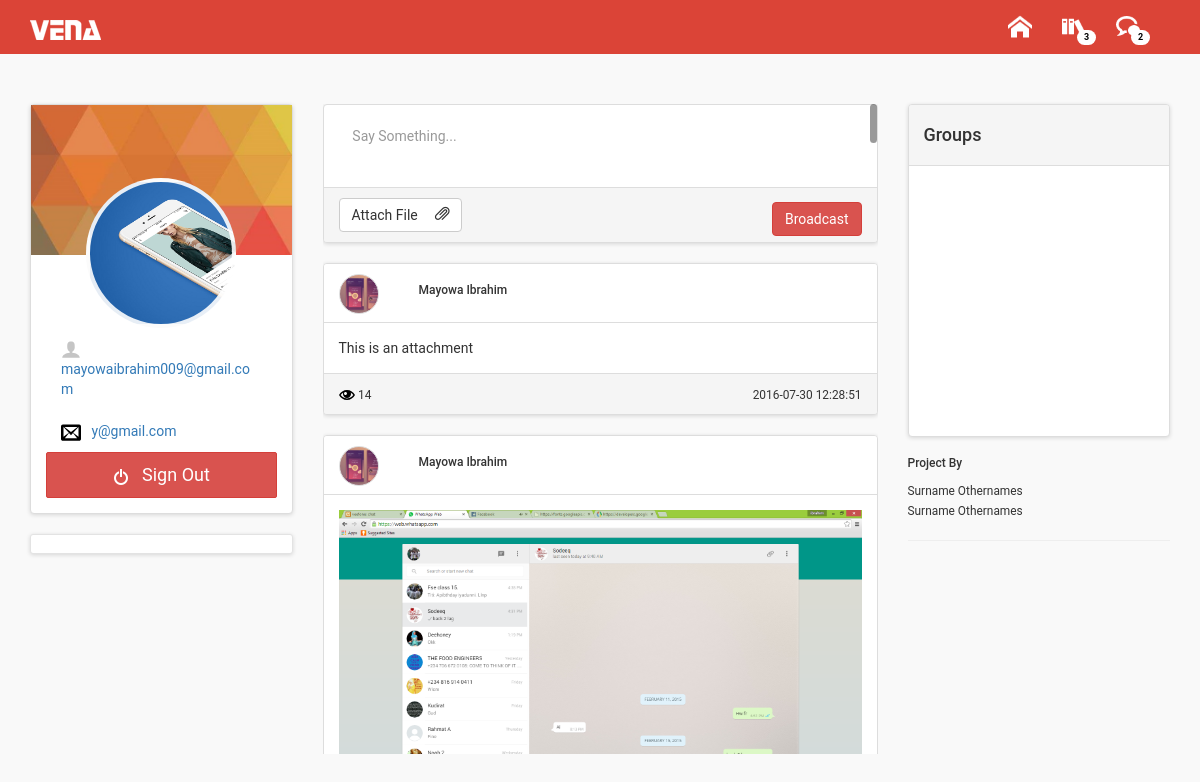
Page /action/index.php (signed in) on the committed database.
### tables this page shows
CREATE TABLE IF NOT EXISTS `user` (
  `id` int(11) NOT NULL AUTO_INCREMENT,
  `name` varchar(200) NOT NULL,
  `username` varchar(100) NOT NULL,
  `password` varchar(100) NOT NULL,
  `email` varchar(100) NOT NULL,
  `ac_level` int(11) NOT NULL DEFAULT '0',
  `boss` varchar(200) NOT NULL,
  `ppix` varchar(200) NOT NULL,
  UNIQUE KEY `id` (`id`)
);

CREATE TABLE IF NOT EXISTS `broadcast` (
  `bid` int(11) NOT NULL AUTO_INCREMENT,
  `uid` varchar(100) NOT NULL,
  `text` varchar(500) NOT NULL,
  `file` varchar(200) NOT NULL,
  `date_time` varchar(100) NOT NULL,
  PRIMARY KEY (`bid`),
  UNIQUE KEY `bid` (`bid`)
);

### config.php (the view, shortened to what this page needs)
<?php
if(isset($_SESSION["uid"])){
$id=$_SESSION["uid"];
}
else {
}
$con = mysqli_connect('localhost','root','','vena');
function allgrp(){
	global $con;
	global $id;
	$rec ="";
	$group_q= mysqli_query($con, "SELECT groups.*,user.boss FROM user LEFT JOIN groups ON groups.created_by = user.boss or groups.created_by='$id' WHERE user.id='$id' ");
	if(mysqli_num_rows($group_q)){
	while($group_q1 = mysqli_fetch_array($group_q)){
	$rec .= "	<div class=\"well well-sm\">
$group_q1[name]
<button class=\"add-to-group\" gid=\"$group_q1[gid]\">
<span class=\"glyphicon glyphicon-plus\" aria-hidden=\"true\"></span>
</button>
</div>";
}
	}
	return $rec;
}
function broadcast(){
	global $con;
	global $id;
	$rec ="";
	$group_q= mysqli_query($con, "SELECT broadcast.*,user.* FROM broadcast
LEFT JOIN user ON broadcast.uid=user.id
WHERE uid IN (Select joined_user from group_join where gid IN (Select gid from group_join where joined_user = '$id')) ORDER BY broadcast.bid DESC");
	if(mysqli_num_rows($group_q)){
	while($group_q1 = mysqli_fetch_array($group_q)){
$ext = substr(strrchr($group_q1['file'], "."), 1);
$ext = strtolower($ext);
	if($ext=='mp4'){
		$rec .= "
<div class=\"panel panel-default each-broadcast\">
 <div class=\"panel-heading\"><div class=\"thumbnail small-thumb\" style=\"background-image:url(img/ppix/$group_q1[ppix]); background-size:cover;\"></div><h6>$group_q1[name]</h6> </div>
  <div class=\"panel-body\">
  <div class=\"broadcast-vid\"><video src=\"attachments/$group_q1[file]\" controls> Not dupported </video></div>
   $group_q1[text]
  </div>
  <div class=\"panel-footer\"><img src=\"img/svg/eye.svg\" style=\"fill: #666666\" width=\"16\" height=\"16\" /> <small>14</small>  <div class=\"pull-right\"><small>$group_q1[date_time]</small></div> </div>
</div>";
	}
if($ext=='jpg' || $ext=='png'){
$rec .= "<div class=\"panel panel-default each-broadcast\">
 <div class=\"panel-heading\"><div class=\"thumbnail small-thumb\" style=\"background-image:url(img/ppix/$group_q1[ppix]); background-size:cover;\"></div><h6>$group_q1[name]</h6> </div>
  <div class=\"panel-body\">
  <div class=\"broadcast-pix\"><img src=\"attachments/$group_q1[file]\" /></div>
  $group_q1[text]
  </div>
  <div class=\"panel-footer\"><img src=\"img/svg/eye.svg\" style=\"fill: #666666\" width=\"16\" height=\"16\" /> <small>14</small>  <div class=\"pull-right\"><small>$group_q1[date_time]</small></div> </div>
</div>";
	}
if($ext=='doc'){
$rec .= "<div class=\"panel panel-default each-broadcast\">
 <div class=\"panel-heading\"><div class=\"thumbnail small-thumb\" style=\"background-image:url(img/ppix/$group_q1[ppix]); background-size:cover;\"></div><h6>$group_q1[name]</h6> </div>
  <div class=\"panel-body\">
 $group_q1[text]
 <a href=\"attachments/$group_q1[file]\" class=\"filetype-wrap\">
 <div class=\"well-sm\" style=\"padding-left: 50px; border-top: 1px solid #E3E3E3\"><img src=\"img/ftype/doc.png\" width=\"42\" style=\"border-right: 1px solid #E3E3E3;\"> A File is attached</div></a>
  </div>
  <div class=\"panel-footer\"><img src=\"img/svg/eye.svg\" style=\"fill: #666666\" width=\"16\" height=\"16\" /> <small>14</small>  <div class=\"pull-right\"><small>$group_q1[date_time]</small></div> </div>
</div>";
	}
	elseif ($ext=='') {
		$rec .= "
<div class=\"panel panel-default each-broadcast\">
 <div class=\"panel-heading\"><div class=\"thumbnail small-thumb\" style=\"background-image:url(img/ppix/$group_q1[ppix]); background-size:cover;\"></div><h6>$group_q1[name]</h6> </div>
  <div class=\"panel-body\">
   $group_q1[text]
  </div>
  <div class=\"panel-footer\"><img src=\"img/svg/eye.svg\" style=\"fill: #666666\" width=\"16\" height=\"16\" /> <small>14</small>  <div class=\"pull-right\"><small>$group_q1[date_time]</small></div> </div>
</div>";
	}
}
	}
	return $rec;
}
?>

### index.php (shortened to what this page needs)
<?php
include 'config.php';
?>
<!doctype html>
<html>
<head>
<link rel="stylesheet" href="css/bootstrap.min.css" />
<link rel="stylesheet" href="css/vena.css" />
</head>
<body>
<div class="top-menu">
<?php
include'includes/top.php';
?>
</div>
<div class="content">
<div class="container">
<div class="row">
<div class="col-md-3 user-details">
<?php
include'includes/left.php';
?>
</div>
<div class="col-md-6 broadcast">
<div class="broadcast-wrap">
<div class="panel panel-default post-broadcast">
<form method="POST" action="action/add-broadcast.php" id="broadcast-form" enctype="multipart/form-data" runat="server">
  <div class="panel-body">
   <div class="input-group">
      <textarea class="form-control broadcast-text" name="broadcasttext" placeholder="Say Something..."></textarea>
    </div>
  </div>
  <div class="panel-footer">
   <div class="input-group ">
      <a class="btn btn-default" id="btn-file">Attach File &nbsp;&nbsp;&nbsp;&nbsp;<span class="glyphicon glyphicon-paperclip" aria-hidden="true"></span></a>
      </div>
      <button class="btn btn-danger" id="br-btn" >Broadcast</button>
       </div>
       </form>
</div>
<?php echo broadcast()
	?>
</div>
</div>
<div class="col-md-3 group">
<div class="panel panel-default">
<div class="panel-heading"><h4>Groups</h4></div>
<div class="group-wrap" >
  <div class="panel-body" >
  <?php echo allgrp();
 ?>
</div>
</div>
</div>
<h6>Project By</h6>
<small>Surname Othernames<br>Surname Othernames</small>
<hr>
</div>
</div>
</div>
</div>
</body>
</html>

### includes/top.php (shortened to what this page needs)
<div class="container">
<nav class="navbar navbar-default">
  <div class="container-fluid">
    <div class="navbar-header">
      <a class="navbar-brand" href="#">Brand</a>
    </div>
    <div class="collapse navbar-collapse" id="bs-example-navbar-collapse-1">
      <ul class="nav navbar-nav navbar-right">
        <li><a href="index.php"><img src="img/home.png" /></a></li>
        <li><a href="library.php" title="Vena Library"><img src="img/clipboard.png" /><span class="badge">3</span></a></li>
        <li><a href="chat.php"><img src="img/bubbles3.png" /><span class="badge">2</span></a></li>
      </ul>
    </div>
  </div>
</nav>
</div>

### includes/left.php (shortened to what this page needs)
<div class="panel panel-default">
  <div class="panel-body" style="word-wrap:break-word;">
      <div class="thumbnail" style="background:#DBDBDB url(img/ppix/<?php
	$group_q= mysqli_query($con, "SELECT * FROM user WHERE id='$id'");
	if(mysqli_num_rows($group_q)){
	while($user= mysqli_fetch_array($group_q)){
	$record = $user["ppix"];
	echo $record;
		}} ?>) no-repeat; background-size: cover; margin-top: -40%; border: 4px solid rgba(255,255,255,0.89);"></div>
    <ul class="nav nav-stacked">
  <li role="presentation" class="active"><a href="#"><img src="img/svg/user.svg" width="20" style="fill: #494949" />&nbsp;&nbsp; <?php
  	$group_q= mysqli_query($con, "SELECT * FROM user WHERE id='$id'");
	if(mysqli_num_rows($group_q)){
	while($user= mysqli_fetch_array($group_q)){
	$record = $user["username"];
	echo $record;
		}} ?></a></li>
  <li role="presentation"><a href="#"><img src="img/svg/envelop.svg"  width="20" style="fill: #494949" />&nbsp;&nbsp; <?php
  	$group_q= mysqli_query($con, "SELECT * FROM user WHERE id='$id'");
	if(mysqli_num_rows($group_q)){
	while($user= mysqli_fetch_array($group_q)){
	$record = $user["email"];
	echo $record;
		}} ?></a></li>
</ul>
    <a href="sign-out.php" class="btn btn-danger btn-lg"><img src="img/switch.png" width="16" />&nbsp;&nbsp; Sign Out</a>
  </div>
</div>
<div class=" well well-sm boss" >
</div>

### css/vena.css (style rules this page uses)
body { background-color:#F9F9F9; color: #333333; font-family: 'Roboto',RobotoDraft,Helvetica,Arial,sans-serif; }
.top-menu { background-color: #db4437; }
.top-menu .navbar-brand { background: url(../img/brand.png) no-repeat; text-indent: -99999px; width: 71px; height: 20px; margin-top: 20px; }
.top-menu .navbar-default { background: none; border: none; }
.top-menu .navbar { margin-bottom: 0px; }
.top-menu .nav>li a img { width: 24px; height:auto; }
.top-menu .nav>li a .badge { font-size:9px; position:absolute; top: 30px; left: 30px; background-color:#FFFFFF; color:#000000; }
.content { padding-top: 50px; }
.user-details .thumbnail { width: 150px; height: 150px; border-radius: 50%; margin: auto; }
.user-details .btn-lg { width: 100%; border-radius: 2px; }
.post-broadcast .panel-body textarea { width: 280%; min-height: 50px; border: none; box-shadow: none; overflow: hidden; resize: none; }
#br-btn { position: relative; top: -30px; float: right; }
.broadcast-pix img, .broadcast-vid video { width: 100%; height: auto; display: block; margin: auto; margin-bottom: 20px; }
.broadcast .small-thumb { width: 40px; height:40px; margin-right: 40px; vertical-align:middle; float:left; border-radius: 50%; }
.each-broadcast .panel-heading { padding-bottom: 15px; background-color: #FFFFFF; }
.group .group-wrap { padding: 0px 15px; *background-color:#F7F7F7; }
.group .group-wrap .panel-body { padding: 15px 0px; }
.group .well-sm { border-left: none; border-right: none; box-shadow: none; position: relative; background-color: #FFFFFF; }
.group .well:first-child { border-top: none }
.group .well:last-child { border-bottom: none }
.group .well { margin: 0px; border-top: 1px solid #e3e3e3; border-bottom: none }
.group .panel .panel-body { padding: 0px; }
.boss { background-color: #FFFFFF; box-shadow : 0 1px 4px 0 rgba(0,0,0,0.14); }
.panel { box-shadow : 0 1px 4px 0 rgba(0,0,0,0.14) }

### rows in the picture
user: ppix (picture), username "mayowaibrahim009@gmail.com", email "y@gmail.com"
broadcast: uid.ppix (picture), uid.name "Mayowa Ibrahim", text "This is an attachment", date_time "2016-07-30 12:28:51"
broadcast: uid.ppix (picture), uid.name "Mayowa Ibrahim", file (picture)
